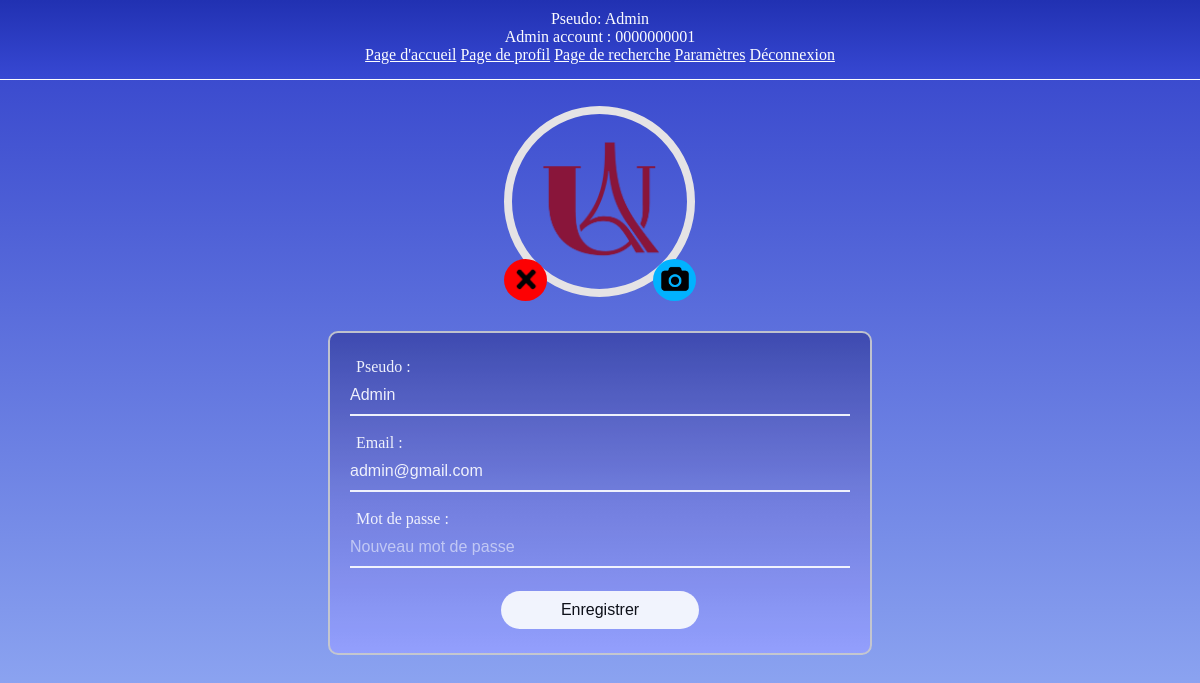
Page /edit.php (signed in) on the committed database.
### tables this page shows
CREATE TABLE IF NOT EXISTS users(
 id int(10) UNSIGNED ZEROFILL AUTO_INCREMENT PRIMARY KEY,
 pseudo varchar(32) NOT NULL,
 password varchar(100) NOT NULL,
 email varchar(535) NOT NULL,
 birthday date NOT NULL,
 pfp varchar(535) NOT NULL DEFAULT 'uploads/default.png',
 isAdmin tinyint(1) NOT NULL DEFAULT 0
);

### fonction.php (called while the page is built, shortened)
<?php
    function conn_start(){
        $servername = "localhost";
        $username = "root";
        $password = "";
        $dbname = "aqua_db";
        $conn = new mysqli($servername, $username, $password, $dbname);
        return $conn;
    }
    function isAdmin($id){
        $conn=conn_start();
        $id=mysqli_real_escape_string($conn,$id);
        $sql="SELECT isAdmin FROM users WHERE id='$id'";
        $result=mysqli_query($conn,$sql);
        $row=mysqli_fetch_assoc($result);
        return $row['isAdmin'];
    }
?>

### edit.php (the view, shortened to what this page needs)
<!DOCTYPE html>
<html>
<head>
  <link rel="stylesheet" href="edit.css">
</head>
<body>
	<?php
    require('fonction.php');
    require_once('nav.php');
    $sql = "SELECT * FROM users WHERE id='$id'";
    $result = mysqli_query($conn, $sql);
    $row = mysqli_fetch_assoc($result);
	?>
	<form class="form" id = "form" action="" enctype="multipart/form-data" method="post">
      <div class="upload">
        <img src="<?php echo $row['pfp']; ?>" id = "image">
        <div class="rightRound" id = "upload">
		      <img src='uploads/camera.png' id='camera'>
        </div>
        <?php
          $sql = "SELECT * FROM users WHERE id='$id'";
          $result = mysqli_query($conn, $sql);
          $row = mysqli_fetch_assoc($result);
          if($row['pfp']!="uploads/default.png"){
            echo "<div class='leftRound' id = 'delete'>";
              echo "<img src='uploads/nop.png'>";
            echo "</div>";
          }
        ?>
      </div>
  </form>
  <form action="edit_confirm.php" method="post" id="edit">
    <?php
        echo "<label for='pseudo'>Pseudo :</label>";
        echo "<input type='text' name='pseudo' placeholder='Nouveau pseudo' id='pseudo' value='$row[pseudo]' size=27>";
        echo "<br><br>";
        echo "<label for='email'>Email :</label>";
        echo "<input type='email' name='email' placeholder='Nouveau email' id='email' value='$row[email]' size=29>";
        echo "<br><br>";
        echo "<label for='password'>Mot de passe :</label>";
        echo "<input type='password' name='password' placeholder='Nouveau mot de passe' id='password' value='' size = 20>";
        echo "<br><br>";
	  ?>
    <div class="submit-button">
      <input type="submit" name="save" value="Enregistrer">
    </div>
  </form>
</body>
</html>

### nav.php
<?php
  $conn=conn_start();
  $id = mysqli_real_escape_string($conn,$_SESSION['user']);
  $sql = "SELECT pseudo,pfp FROM users WHERE id='$id'";
  $result = mysqli_query($conn,$sql);
  $row = mysqli_fetch_assoc($result);
  echo "<nav>";
    echo "Pseudo: $row[pseudo]<br>";
    if(isAdmin($id)){
      echo "Admin account : $id<br>";
    }else{
      echo "User id: $id <br>";
    }
?>
    <a href="home.php">Page d'accueil</a>
    <a href="profile.php">Page de profil</a>
    <a href="search.php">Page de recherche</a>
    <a href="edit.php">Paramètres</a>
    <a href="logout.php">Déconnexion</a>
  </nav>

### edit.css (style rules this page uses)
nav { position: fixed; top: 0; left: 0; width: 100%; padding-top: 10px; text-align: center; border-bottom: 1px solid white; padding-bottom: 15px; background-image: linear-gradient(rgb(34, 49, 178), rgb(56, 72, 211)); z-index: 9999; }
nav a:hover, nav a:visited, nav a:link { color: rgb(255, 255, 255); }
body { padding-top: 98px; background-image: linear-gradient(rgb(49, 64, 202),#a9c4fd ); color: white; opacity: 0.99; height: 100vh; }
.upload { width: 192px; position: relative; margin:auto; }
.upload img { width: 28px; height: 28px; }
#image { border-radius: 50%; border: 8px solid rgb(231, 229, 229); width: 175px; height: 175px; color: white; }
.upload .rightRound { position: absolute; bottom: 0; right: 0; background: #00B4FF; width: 43px; height: 42px; line-height: 58px; text-align: center; border-radius: 50%; overflow: hidden; }
.upload .leftRound { position: absolute; bottom: 0; left: 0; background: red; width: 43px; height: 42px; line-height: 54px; text-align: center; border-radius: 50%; overflow: hidden; cursor: pointer; }
#edit { background-image: linear-gradient(rgb(60, 71, 170) ,rgb(113, 124, 219) ,rgb(149, 160, 255) ); border: 2px solid rgb(204, 204, 204); padding: 20px; border-radius: 10px; margin-top: 30px; max-width: 500px; margin-left: auto; margin-right: auto; opacity: 0.9; padding-top: 25px; }
label[for="pseudo"], label[for="email"], label[for="password"] { margin-left: 6px; font-size: 16px; }
input[type="text"], input[type="email"], input[type="password"], input[type="date"] { background: none; border: none; border-bottom: 2px solid rgb(255, 255, 255); color: white; font-size: 16px; margin: 0; outline: none; padding: 10px 0; width: 100%; }
#pseudo::placeholder, #email::placeholder, #password::placeholder { color: white; opacity: 0.6; }
.submit-button { padding-top: 5px; text-align: center; padding-bottom: 4px; }
input[type="submit"] { background-color:rgb(255, 255, 255); color: black; border: white; font-size: 16px; padding: 10px 60px; border-radius: 40px; text-align: center; }

### rows in the picture
users: pseudo "Admin", pfp (picture), email "admin@gmail.com"

### other values in the picture
$id "0000000001"
